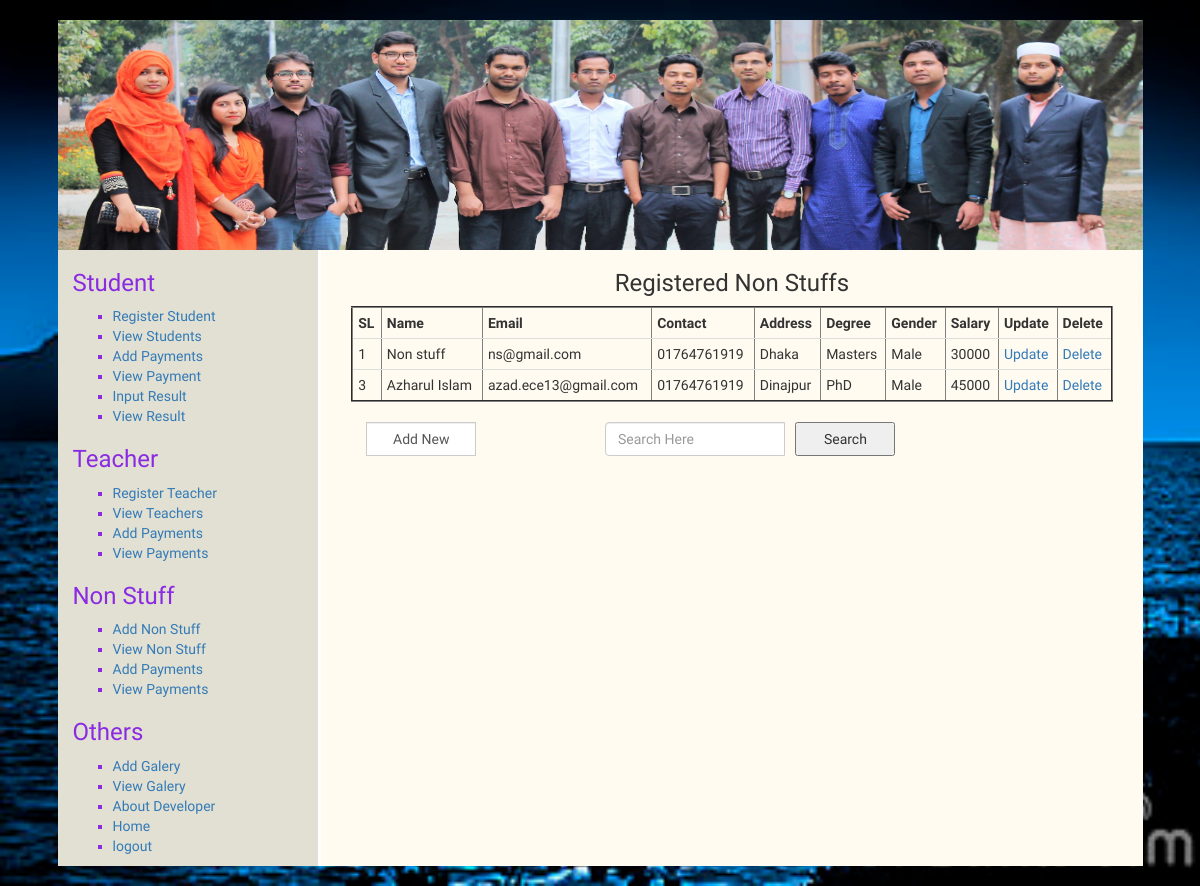
Screenshot of /viewnStuff.php (signed in) with the database file from the repository.
### tables this page shows
CREATE TABLE IF NOT EXISTS `stuff` (
  `ns_id` int(11) NOT NULL AUTO_INCREMENT,
  `name` varchar(111) NOT NULL,
  `email` varchar(111) NOT NULL,
  `contact` varchar(111) NOT NULL,
  `dob` varchar(111) NOT NULL,
  `address` varchar(111) NOT NULL,
  `degree` varchar(111) NOT NULL,
  `gender` varchar(111) NOT NULL,
  `salary` varchar(111) NOT NULL,
  PRIMARY KEY (`ns_id`)
);

### viewnStuff.php (the view, shortened to what this page needs)
<?php include("header.php"); ?>
		<div class="col-md-12">
			<?php include("leftMenu.php"); ?>
			<div class="col-md-9 hstu">
					<h3 class="text-center">Registered Non Stuffs</h3>
						<form action="" method="post" enctype="multipart/form-data">
						<?php include("config.php"); ?>
						<?php
								$sql = "SELECT * FROM stuff";
								$result = $conn->query($sql);
								if ($result->num_rows > 0) {
									echo "<table border='2' align='center' class='table table-hover'>
												<tr>
													<th>SL</th>
													<th>Name</th>
													<th>Email</th>
													<th>Contact</th>
													<th>Address</th>
													<th>Degree</th>
													<th>Gender</th>
													<th>Salary</th>
													<th>Update</th>
													<th>Delete</th>
												</tr>";
										while($row = $result->fetch_assoc()){
												echo "<tr>";
													echo "<td>".$row['ns_id']."</td>";
													echo "<td>".$row['name']."</td>";
													echo "<td>".$row['email']."</td>";
													echo "<td>".$row['contact']."</td>";
													echo "<td>".$row['address']."</td>";
													echo "<td>".$row['degree']."</td>";
													echo "<td>".$row['gender']."</td>";
													echo "<td>".$row['salary']."</td>";
								?>
													<td><a href="updatenStuff.php?ns_id=<?php echo $row['ns_id']?>">Update</a></td>
													<td><a href="deletenStuff.php?ns_id=<?php echo $row['ns_id']?>">Delete</a></td>
								<?php
												echo "</tr>";
										}
									echo "</table>";
								} else {
									echo("No Data were Found!");
								}
						 ?>
					</form>
					<form action="searchnStuff.php" method="post" enctype="multipart/form-data">
						<div class="form-group">
						        <div class="col-md-4 inputGroupContainer">
						          <div class="input-group">
						           <a href="entrynStuff.php"><input name="addnew" class="form-control" type="button" value="Add New" style="width:110px;"></a>
						           </div>
						        </div>
     					</div>
     					<div class="form-group">
						        <div class="inputGroupContainer">
						          <div class="input-group">
						           	<input name="search" placeholder="Search Here" class="form-control" type="text" style="width: 180px;"></a> &nbsp;&nbsp;
						           	<button type="submit" style="width:100px;">Search</button>
						           </div>
						        </div>
     					</div>
					</form>
			</div>
		</div>
		<?php include("footer.php"); ?>

### style.css (style rules this page uses)
body { padding: 5px auto; font-family: 'El Messiri', sans-serif; background:url(img/backimg2.jpg) fixed no-repeat; background-size:cover; }
a,a:hover { text-decoration:none; }
.input-group input[type="text"],.input-group input[type="email"],.input-group input[type="date"],.input-group input[type="password"] { width: 150px; }
.input-group input[type="submit"],.input-group input[type="button"],.input-group input[type="password"],.input-group input[type="file"] { width: 150px; }
select,button[type="submit"] { width: 150px; height: 34px; }
.table > tbody > tr > td, .table > tbody > tr > th, .table > tfoot > tr > td, .table > tfoot > tr > th, .table > thead > tr > td, .table > thead > tr > th { padding: 5px; }

### rows the page displays
stuff: ns_id "1", name "Non stuff", email "ns@gmail.com", contact "01764761919", address "Dhaka", degree "Masters", gender "Male", salary "30000"
stuff: ns_id "3", name "Azharul Islam", email "azad.ece13@gmail.com", contact "01764761919", address "Dinajpur", degree "PhD", gender "Male", salary "45000"
